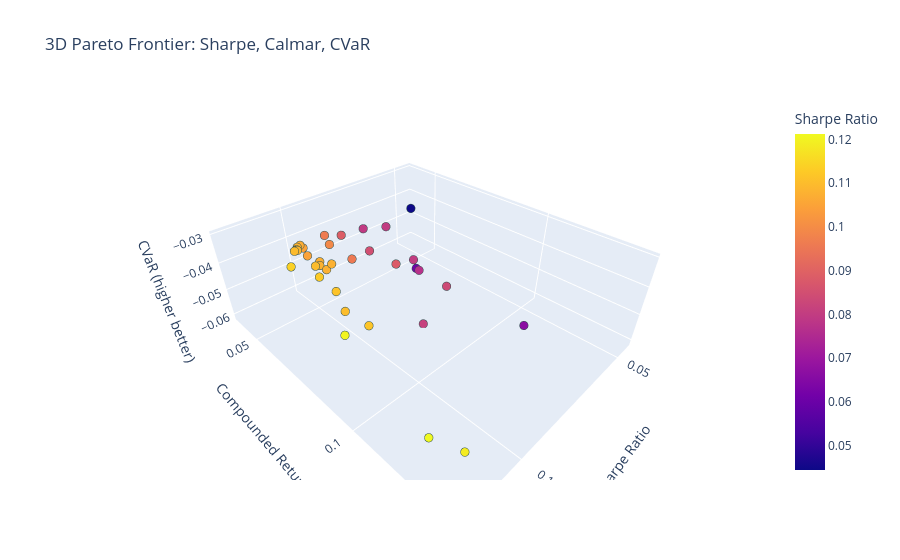

Source (notebook cell):
### Code cell
fig = px.scatter_3d(
    all_avg_perf,
    x='sharpe',
    y='compunded_return',
    z='cvar',
    hover_name=all_avg_perf.index,
    color='sharpe',                # color by Sharpe (or any metric)
    title='3D Pareto Frontier: Sharpe, Calmar, CVaR',
    labels={
        'sharpe': 'Sharpe Ratio',
        'compunded_return': 'Compounded Return',
        'cvar': 'CVaR (higher better)'
    }
)

# Update marker size and appearance
fig.update_traces(marker=dict(size=5, line=dict(width=1, color='DarkSlateGrey')))

fig.show()

### Figure 1 — Plotly figure (JSON) as saved in the notebook; plotly's stock layout.template omitted (floating-point values rounded to 4 significant figures)
{"data": [{"hovertemplate": "<b>%{hovertext}</b><br><br>Sharpe Ratio=%{marker.color}<br>Compounded Return=%{y}<br>CVaR (higher better)=%{z}<extra></extra>", "hovertext": ["TemporalTransformer-custom_loss_6", "TemporalTransformer-custom_loss_10", "TemporalTransformer-custom_loss_11", "TemporalTransformer-custom_loss_12", "TemporalTransformer-custom_loss_13", "TemporalTransformer-custom_loss_14", "PatchTST-custom_loss_6", "PatchTST-custom_loss_10", "PatchTST-custom_loss_11", "PatchTST-custom_loss_12", "PatchTST-custom_loss_13", "PatchTST-custom_loss_14", "BaseLSTM-custom_loss_6", "BaseLSTM-custom_loss_10", "BaseLSTM-custom_loss_11", "BaseLSTM-custom_loss_12", "BaseLSTM-custom_loss_13", "BaseLSTM-custom_loss_14", "AttentionLSTM-custom_loss_6", "AttentionLSTM-custom_loss_10", "AttentionLSTM-custom_loss_11", "AttentionLSTM-custom_loss_12", "AttentionLSTM-custom_loss_13", "AttentionLSTM-custom_loss_14", "InvertedAttentionLSTM-custom_loss_6", "InvertedAttentionLSTM-custom_loss_10", "InvertedAttentionLSTM-custom_loss_11", "InvertedAttentionLSTM-custom_loss_12", "InvertedAttentionLSTM-custom_loss_13", "InvertedAttentionLSTM-custom_loss_14", "VLSTM-custom_loss_6", "VLSTM-custom_loss_10", "VLSTM-custom_loss_11", "VLSTM-custom_loss_12", "VLSTM-custom_loss_13", "VLSTM-custom_loss_14"], "legendgroup": "", "marker": {"color": [0.1048, 0.06632, 0.1203, 0.1068, 0.1127, 0.1078, 0.08134, 0.08889, 0.08014, 0.1188, 0.1117, 0.1097, 0.08822, 0.09569, 0.07945, 0.09639, 0.1079, 0.1071, 0.07704, 0.1212, 0.1077, 0.1102, 0.09914, 0.1047, 0.1086, 0.1113, 0.08006, 0.1085, 0.114, 0.1079, 0.0609, 0.04446, 0.08487, 0.08351, 0.11, 0.1089], "coloraxis": "coloraxis", "line": {"color": "DarkSlateGrey", "width": 1}, "size": 5, "symbol": "circle"}, "mode": "markers", "name": "", "scene": "scene", "showlegend": false, "type": "scatter3d", "x": [0.1048, 0.06632, 0.1203, 0.1068, 0.1127, 0.1078, 0.08134, 0.08889, 0.08014, 0.1188, 0.1117, 0.1097, 0.08822, 0.09569, 0.07945, 0.09639, 0.1079, 0.1071, 0.07704, 0.1212, 0.1077, 0.1102, 0.09914, 0.1047, 0.1086, 0.1113, 0.08006, 0.1085, 0.114, 0.1079, 0.0609, 0.04446, 0.08487, 0.08351, 0.11, 0.1089], "y": [0.05517, 0.1113, 0.09671, 0.05725, 0.07606, 0.07483, 0.08295, 0.05226, 0.07748, 0.1325, 0.09446, 0.0591, 0.07849, 0.06691, 0.05182, 0.05434, 0.06872, 0.06756, 0.07671, 0.1248, 0.07168, 0.08226, 0.06098, 0.05685, 0.05877, 0.08086, 0.06486, 0.05799, 0.06385, 0.05747, 0.05847, 0.0385, 0.0616, 0.09466, 0.07009, 0.05841], "z": [-0.03422, -0.05418, -0.03405, -0.0317, -0.03124, -0.02994, -0.06134, -0.03711, -0.03941, -0.04355, -0.03757, -0.0317, -0.03698, -0.03701, -0.03837, -0.0335, -0.03309, -0.03272, -0.04509, -0.04405, -0.03321, -0.04061, -0.03297, -0.03633, -0.03201, -0.0342, -0.03257, -0.03216, -0.03297, -0.03182, -0.05986, -0.04684, -0.04085, -0.03938, -0.03174, -0.03206]}], "layout": {"coloraxis": {"colorbar": {"title": {"text": "Sharpe Ratio"}}, "colorscale": [[0, "#0d0887"], [0.1111, "#46039f"], [0.2222, "#7201a8"], [0.3333, "#9c179e"], [0.4444, "#bd3786"], [0.5556, "#d8576b"], [0.6667, "#ed7953"], [0.7778, "#fb9f3a"], [0.8889, "#fdca26"], [1, "#f0f921"]]}, "legend": {"tracegroupgap": 0}, "scene": {"domain": {"x": [0, 1], "y": [0, 1]}, "xaxis": {"title": {"text": "Sharpe Ratio"}}, "yaxis": {"title": {"text": "Compounded Return"}}, "zaxis": {"title": {"text": "CVaR (higher better)"}}}, "title": {"text": "3D Pareto Frontier: Sharpe, Calmar, CVaR"}}}
